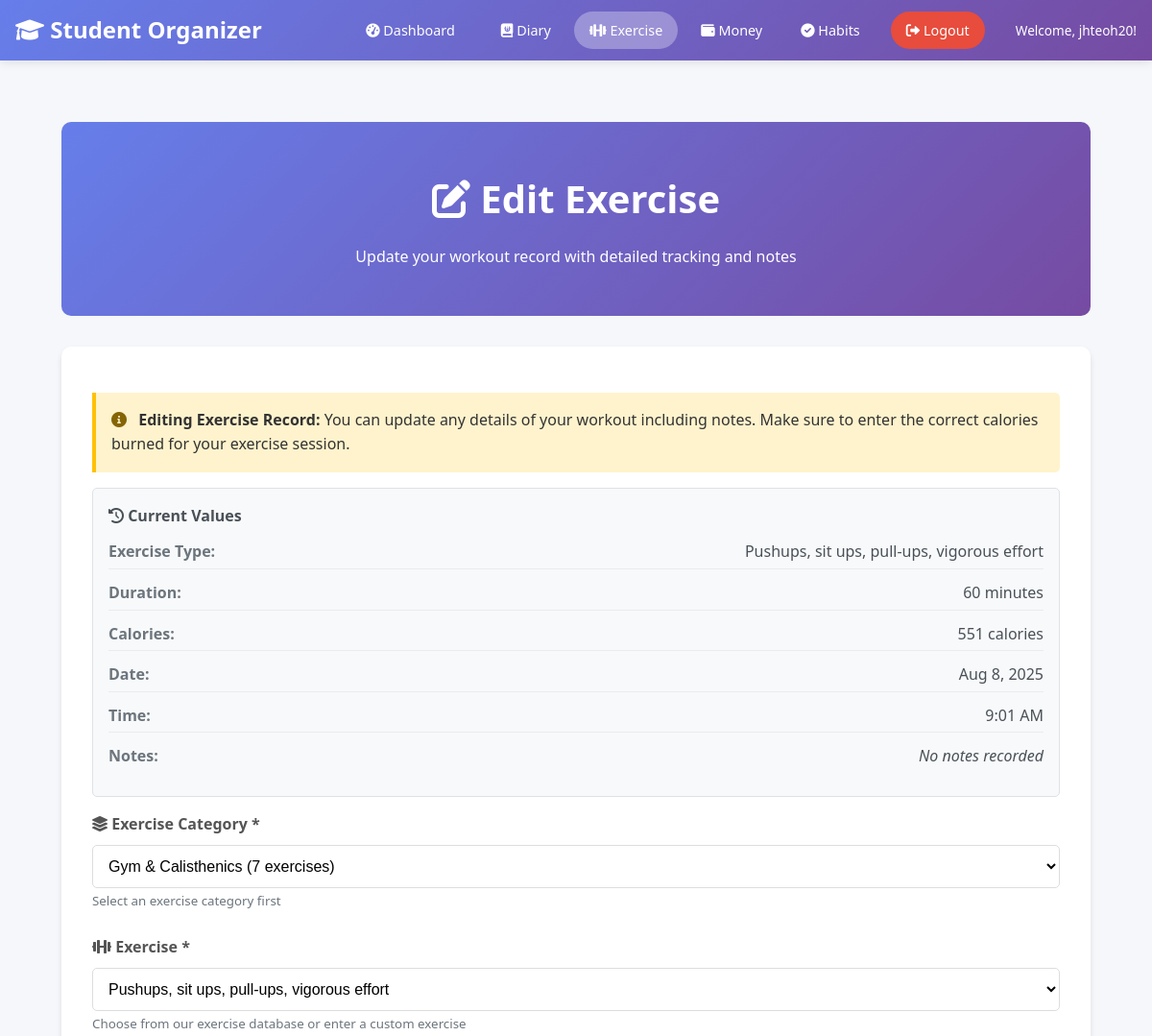
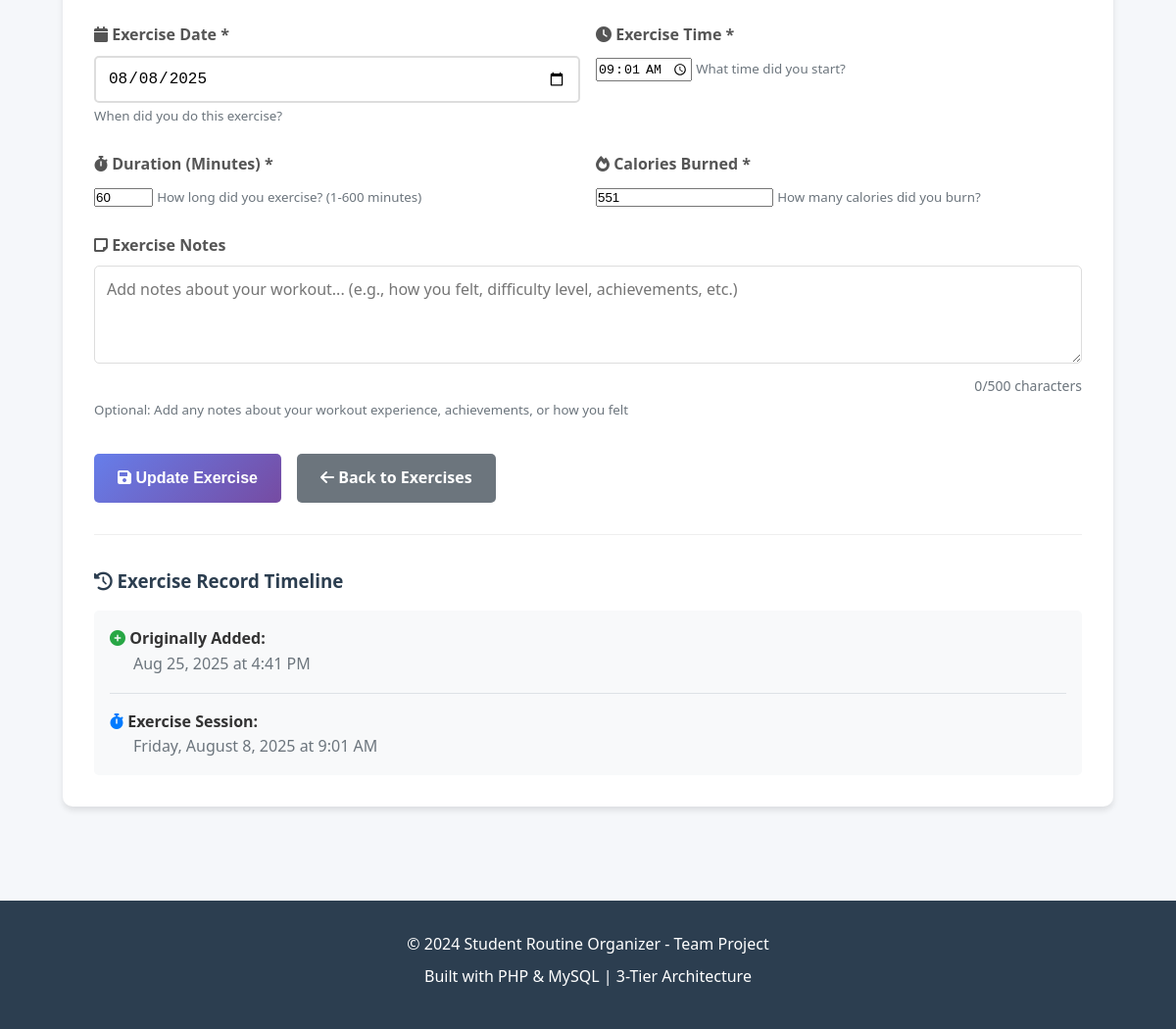
The app's page /exercises/edit_exercise.php?id=3 (signed in) with its own data (2 pictures, top to bottom).
### tables this page shows
CREATE TABLE `exercise_tracker` (
  `exercise_id` int(11) NOT NULL,
  `user_id` int(11) NOT NULL,
  `exercise_ref_id` int(11) DEFAULT NULL,
  `exercise_type` varchar(100) NOT NULL,
  `duration_minutes` int(11) NOT NULL,
  `calories_burned` int(11) DEFAULT NULL,
  `exercise_date` date NOT NULL,
  `created_at` timestamp NOT NULL DEFAULT current_timestamp(),
  `updated_at` timestamp NOT NULL DEFAULT current_timestamp() ON UPDATE current_timestamp(),
  `exercise_time` time DEFAULT NULL,
  `notes` text DEFAULT NULL
);

### exercises/edit_exercise.php (the view, shortened to what this page needs)
<?php
$errors = [];
$exercise = null;
$exercise_id = isset($_GET['id']) ? (int)$_GET['id'] : 0;
$exercise_options = [];
try {
    $db = new Database();
    $conn = $db->getConnection();
    $stmt = $conn->prepare("SELECT * FROM exercises ORDER BY category, exercise_name");
    $stmt->execute();
    $exercise_options = $stmt->fetchAll(PDO::FETCH_ASSOC);
    $stmt = $conn->prepare("SELECT * FROM exercise_tracker WHERE exercise_id = ? AND user_id = ?");
    $stmt->execute([$exercise_id, $_SESSION['user_id']]);
    $exercise = $stmt->fetch(PDO::FETCH_ASSOC);
} catch(Exception $e) {
    $errors[] = "Error loading exercise: " . $e->getMessage();
}
$grouped_exercises = [];
foreach ($exercise_options as $exercise_option) {
    $grouped_exercises[$exercise_option['category']][] = $exercise_option;
}
$current_exercise_type = $exercise['exercise_type'] ?? '';
$is_custom_exercise = true;
$current_category = '';
foreach ($exercise_options as $exercise_option) {
    if ($exercise_option['exercise_name'] === $current_exercise_type) {
        $is_custom_exercise = false;
        $current_category = $exercise_option['category'];
        break;
    }
}
$category_icons = [
    'Running & Jogging' => 'fas fa-running',
    'Bicycling' => 'fas fa-biking',
    'Yoga & Pilates' => 'fas fa-spa',
    'Gym & Calisthenics' => 'fas fa-dumbbell',
    'Dance' => 'fas fa-music',
    'Sports' => 'fas fa-basketball-ball',
    'Water Activities' => 'fas fa-swimmer',
    'Martial Arts' => 'fas fa-fist-raised',
];
?>
<!DOCTYPE html>
<html lang="en">
<head>
    <link rel="stylesheet" href="../css/style.css">
    <link href="https://cdnjs.cloudflare.com/ajax/libs/font-awesome/6.0.0/css/all.min.css" rel="stylesheet">
</head>
<body>
    <?php include '../includes/header.php'; ?>
    <main class="main-content">
        <div class="welcome-section">
            <h1><i class="fas fa-edit"></i> Edit Exercise</h1>
            <p>Update your workout record with detailed tracking and notes</p>
        </div>
        <div class="container">
            <?php if ($exercise): ?>
                <div class="timestamp-info">
                    <i class="fas fa-info-circle"></i>
                    <strong>Editing Exercise Record:</strong> You can update any details of your workout including notes. Make sure to enter the correct calories burned for your exercise session.
                </div>
                <div class="original-values">
                    <h4><i class="fas fa-history"></i> Current Values</h4>
                    <div class="original-value">
                        <span class="value-label">Exercise Type:</span>
                        <span class="value-content"><?php echo htmlspecialchars($exercise['exercise_type']); ?></span>
                    </div>
                    <div class="original-value">
                        <span class="value-label">Duration:</span>
                        <span class="value-content"><?php echo $exercise['duration_minutes']; ?> minutes</span>
                    </div>
                    <div class="original-value">
                        <span class="value-label">Calories:</span>
                        <span class="value-content"><?php echo $exercise['calories_burned'] ? $exercise['calories_burned'] . ' calories' : 'Not recorded'; ?></span>
                    </div>
                    <div class="original-value">
                        <span class="value-label">Date:</span>
                        <span class="value-content"><?php echo date('M j, Y', strtotime($exercise['exercise_date'])); ?></span>
                    </div>
                    <?php if (isset($exercise['exercise_time'])): ?>
                    <div class="original-value">
                        <span class="value-label">Time:</span>
                        <span class="value-content"><?php echo date('g:i A', strtotime($exercise['exercise_time'])); ?></span>
                    </div>
                    <?php endif; ?>
                    <div class="original-value">
                        <span class="value-label">Notes:</span>
                        <span class="value-content">
                            <?php if (!empty($exercise['notes'])): ?>
                                <div class="notes-display"><?php echo htmlspecialchars($exercise['notes']); ?></div>
                            <?php else: ?>
                                <em>No notes recorded</em>
                            <?php endif; ?>
                        </span>
                    </div>
                </div>
                <form method="POST" action="">
                    <div class="form-group">
                        <label for="exercise_category">
                            <i class="fas fa-layer-group"></i> Exercise Category *
                        </label>
                        <select id="exercise_category" name="exercise_category" class="exercise-select" required>
                            <?php foreach ($grouped_exercises as $category => $exercises): ?>
                                <option value="<?php echo htmlspecialchars($category); ?>"
                                        data-icon="<?php echo $category_icons[$category] ?? 'fas fa-dumbbell'; ?>"
                                        <?php
                                        $selected = '';
                                        if (isset($_POST['exercise_category'])) {
                                            $selected = ($_POST['exercise_category'] === $category) ? 'selected' : '';
                                        } else {
                                            if (!$is_custom_exercise && $current_category === $category) {
                                                $selected = 'selected';
                                            }
                                        }
                                        echo $selected;
                                        ?>>
                                    <?php echo htmlspecialchars($category); ?> (<?php echo count($exercises); ?> exercises)
                                </option>
                            <?php endforeach; ?>
                        </select>
                        <small class="text-muted">Select an exercise category first</small>
                    </div>
                    <div class="form-group">
                        <label for="exercise_type">
                            <i class="fas fa-dumbbell"></i> Exercise *
                        </label>
                        <div class="exercise-dropdown">
                            <select id="exercise_type" name="exercise_type" class="exercise-select" required disabled>
                                <option value="">Select a category first...</option>
                            </select>
                        </div>
                        <small class="text-muted">Choose from our exercise database or enter a custom exercise</small>
                    </div>
                    <div class="time-date-grid">
                        <div class="form-group">
                            <label for="exercise_date">
                                <i class="fas fa-calendar"></i> Exercise Date *
                            </label>
                            <input type="date"
                                   id="exercise_date"
                                   name="exercise_date"
                                   value="<?php echo isset($_POST['exercise_date']) ? htmlspecialchars($_POST['exercise_date']) : $exercise['exercise_date']; ?>"
                                   max="<?php echo date('Y-m-d'); ?>"
                                   required>
                            <small class="text-muted">When did you do this exercise?</small>
                        </div>
                        <div class="form-group">
                            <label for="exercise_time">
                                <i class="fas fa-clock"></i> Exercise Time *
                            </label>
                            <input type="time"
                                   id="exercise_time"
                                   name="exercise_time"
                                   value="<?php
                                   if (isset($_POST['exercise_time'])) {
                                       echo htmlspecialchars($_POST['exercise_time']);
                                   } elseif (isset($exercise['exercise_time'])) {
                                       echo $exercise['exercise_time'];
                                   } else {
                                       echo '12:00';
                                   }
                                   ?>"
                                   required>
                            <small class="text-muted">What time did you start?</small>
                        </div>
                    </div>
                    <div class="duration-calories-grid">
                        <div class="form-group">
                            <label for="duration_minutes">
                                <i class="fas fa-stopwatch"></i> Duration (Minutes) *
                            </label>
                            <input type="number"
                                   id="duration_minutes"
                                   name="duration_minutes"
                                   value="<?php echo isset($_POST['duration_minutes']) ? htmlspecialchars($_POST['duration_minutes']) : $exercise['duration_minutes']; ?>"
                                   min="1"
                                   max="600"
                                   placeholder="e.g., 30"
                                   required>
                            <small class="text-muted">How long did you exercise? (1-600 minutes)</small>
                        </div>
                        <div class="form-group">
                            <label for="calories_burned">
                                <i class="fas fa-fire"></i> Calories Burned *
                            </label>
                            <input type="number"
                                   id="calories_burned"
                                   name="calories_burned"
                                   value="<?php echo isset($_POST['calories_burned']) ? htmlspecialchars($_POST['calories_burned']) : ($exercise['calories_burned'] ?? ''); ?>"
                                   min="1"
                                   placeholder="e.g., 250"
                                   required>
                            <small class="text-muted">How many calories did you burn?</small>
                        </div>
                    </div>
                    <div class="form-group">
                        <label for="notes">
                            <i class="fas fa-sticky-note"></i> Exercise Notes
                        </label>
                        <textarea id="notes"
                                  name="notes"
                                  class="notes-textarea"
                                  placeholder="Add notes about your workout... (e.g., how you felt, difficulty level, achievements, etc.)"
                                  maxlength="500"><?php
                        ?></textarea>
                        <div id="char-counter" class="char-counter">
                            <span id="char-count">0</span>/500 characters
                        </div>
                        <small class="text-muted">Optional: Add any notes about your workout experience, achievements, or how you felt</small>
                    </div>
                    <div style="display: flex; gap: 1rem; margin-top: 2rem;">
                        <button type="submit" class="btn btn-primary">
                            <i class="fas fa-save"></i> Update Exercise
                        </button>
                        <a href="index.php" class="btn" style="background-color: #6c757d; color: white;">
                            <i class="fas fa-arrow-left"></i> Back to Exercises
                        </a>
                    </div>
                </form>
                <div style="margin-top: 2rem; padding-top: 2rem; border-top: 1px solid #eee;">
                    <h3><i class="fas fa-history"></i> Exercise Record Timeline</h3>
                    <div style="background: #f8f9fa; padding: 1rem; border-radius: 5px;">
                        <div style="display: grid; grid-template-columns: 1fr 1fr; gap: 1rem;">
                            <div>
                                <p><strong><i class="fas fa-plus-circle" style="color: #28a745;"></i> Originally Added:</strong></p>
                                <p style="margin-left: 1.5rem; color: #6c757d;">
                                    <?php echo date('M j, Y \a\t g:i A', strtotime($exercise['created_at'])); ?>
                                </p>
                            </div>
                        </div>
                        <?php if (isset($exercise['exercise_time'])): ?>
                        <div style="margin-top: 1rem; padding-top: 1rem; border-top: 1px solid #dee2e6;">
                            <p><strong><i class="fas fa-stopwatch" style="color: #007bff;"></i> Exercise Session:</strong></p>
                            <p style="margin-left: 1.5rem; color: #6c757d;">
                                <?php
                                echo date('l, F j, Y', strtotime($exercise['exercise_date']));
                                if (isset($exercise['exercise_time'])) {
                                    echo ' at ' . date('g:i A', strtotime($exercise['exercise_time']));
                                }
                                ?>
                            </p>
                        </div>
                        <?php endif; ?>
                    </div>
                </div>
            <?php endif; ?>
        </div>
    </main>
    <?php include '../includes/footer.php'; ?>
</body>
</html>

### records on screen
exercise_tracker: exercise_type "Pushups, sit ups, pull-ups, vigorous effort", duration_minutes "60", calories_burned "551", exercise_date "Aug 8, 2025", exercise_time "9:01 AM", exercise_date "08/08/2025", exercise_time "09:01:00", created_at "Aug 25, 2025 at 4:41 PM", exercise_date "Friday, August 8, 2025"

### other values on screen
$_SESSION['username'] "jhteoh20"
form field exercise_category "Gym & Calisthenics (7 exercises)"
